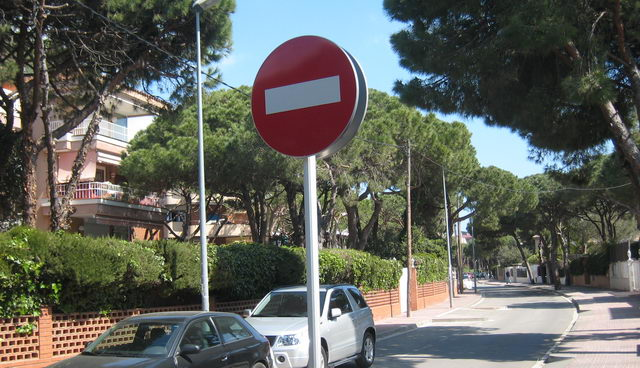
#> input picture dataset/real/prohibido_paso.jpg, 640 x 368 px
$ python circulos.py
#> lines starting #> are read from the running program, lines starting #| are printed output that depends on the picture; after the words box and inside, x2 and y2 are one past the last pixel; in counts of white or black regions, pixels touching at a corner belong together
#> further down, img is the input picture: shape (368, 640, 3); mean B, G, R 93.1, 100.2, 97.4
import cv2
import numpy as np
import glob


def detectar_rojo(img):
    img_hsv = cv2.cvtColor(img, cv2.COLOR_BGR2HSV)
#> img_hsv: shape (368, 640, 3); mean H, S, V 62, 62.4, 109.6

    # Limites de rojo
    low_red1 = np.array([0, 50, 50])
    up_red1 = np.array([25, 255, 255])
    low_red2 = np.array([155, 50, 50])
    up_red2 = np.array([180, 255, 255])

    mask1 = cv2.inRange(img_hsv, low_red1, up_red1)
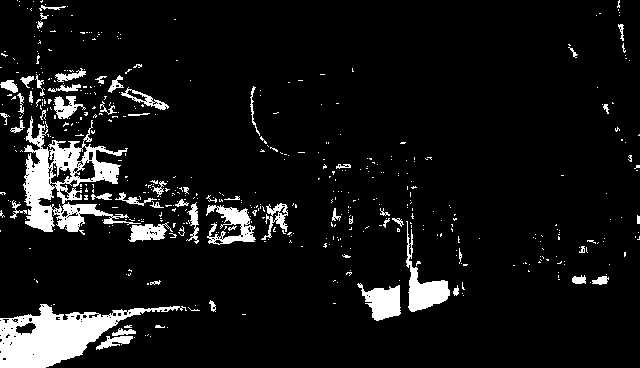
#> mask1: shape (368, 640); 8.2% white; 512 white regions (452 under 20 px), largest, box (x1, y1, x2, y2) and area: (0, 304, 187, 368) 5029, (23, 116, 141, 235) 4888, (406, 221, 450, 312) 1253
    mask2 = cv2.inRange(img_hsv, low_red2, up_red2)
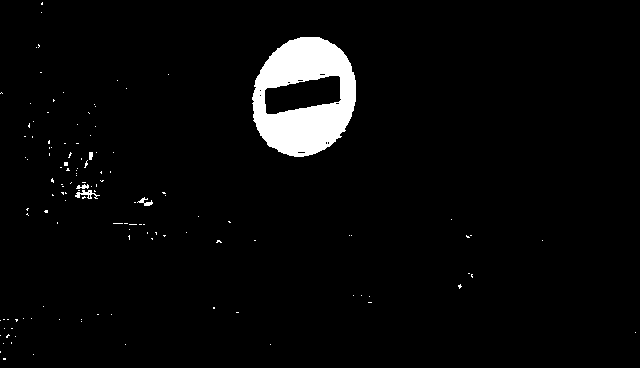
#> mask2: shape (368, 640); 3.6% white; 128 white regions (123 under 20 px), largest, box (x1, y1, x2, y2) and area: (252, 37, 356, 157) 7779, (75, 190, 100, 199) 96, (137, 197, 153, 206) 60, (76, 184, 89, 189) 40, (89, 152, 93, 160) 29

    end = cv2.bitwise_or(mask1, mask2)
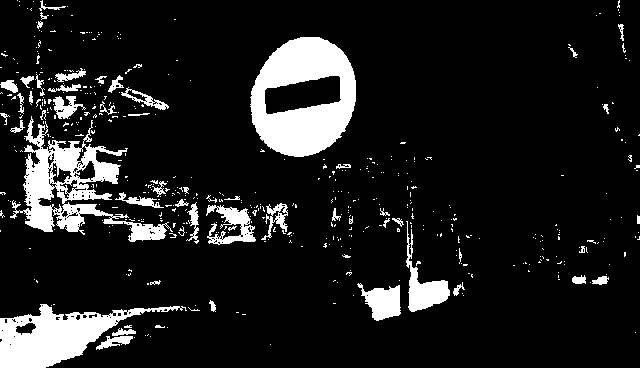
#> end: shape (368, 640); 11.8% white; 502 white regions (446 under 20 px), largest, box (x1, y1, x2, y2) and area: (250, 37, 356, 157) 7961, (10, 116, 173, 242) 5983, (0, 304, 187, 368) 5075

    return end


for file in glob.glob('../dataset/real/prohibido_paso.jpg'):
    img = cv2.imread(file)

    mask = detectar_rojo(img)
    #end2 = cv2.bitwise_and(img, img, mask=mask)

    mask = cv2.GaussianBlur(mask, (9, 9), 2, 2)
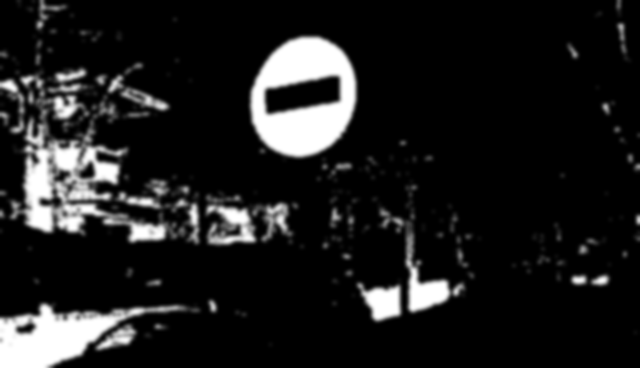
#> mask: shape (368, 640); min 0, max 255, mean 30
    cv2.imshow('imagen', mask), cv2.waitKey(0)

    circulos = cv2.HoughCircles(mask, cv2.HOUGH_GRADIENT, 1, 20,  param2=30, minRadius=5, maxRadius=(int)(img.shape[0] / 4))
#> circulos = 16 rows, first 8: [297.5, 102.5, 53.4], [129.5, 171.5, 74.9], [107.5, 145.5, 70.5], [100.5, 169.5, 52.7], [308.5, 84.5, 48.4], [127.5, 144.5, 52.9], [53.5, 107.5, 34.9], [160.5, 154.5, 70.5]

    if circulos is not None:
        circulos = np.uint16(np.around(circulos))
#> circulos = 16 rows, first 8: [298, 102, 53], [130, 172, 75], [108, 146, 70], [100, 170, 53], [308, 84, 48], [128, 144, 53], [54, 108, 35], [160, 154, 70]
        regiones = []
        for i in circulos[0, :]:
            radio = i[2]
            esq = [i[0] - radio, i[1] - radio]
            aux = cv2.resize(img[esq[1]:(esq[1] + radio*2), esq[0]:(esq[0] + radio*2)], (500, 500))
            regiones.append(aux)
#> this loop made 16 passes
#> (i, radio, esq) on passes 1 to 12: ([298, 102, 53], 53, [245, 49]), ([130, 172, 75], 75, [55, 97]), ([108, 146, 70], 70, [38, 76]), ([100, 170, 53], 53, [47, 117]), ([308, 84, 48], 48, [260, 36]), ([128, 144, 53], 53, [75, 91]), ([54, 108, 35], 35, [19, 73]), ([160, 154, 70], 70, [90, 84]), ([60, 132, 34], 34, [26, 98]), ([74, 108, 36], 36, [38, 72]), ([52, 170, 29], 29, [23, 141]), ([68, 70, 44], 44, [24, 26])
#> pass 1, `aux = cv2.resize(img[esq[1]:(esq[1] + radio*2), esq[0]:(esq[0] + radio..`:
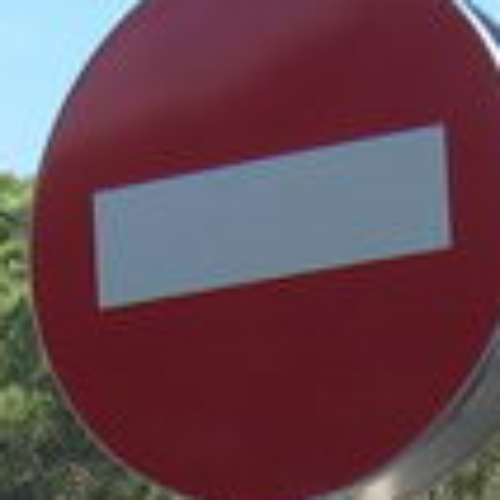
#> aux: shape (500, 500, 3); mean B, G, R 78.8, 68.8, 102.8
#> pass 2, `aux = cv2.resize(img[esq[1]:(esq[1] + radio*2), esq[0]:(esq[0] + radio..`:
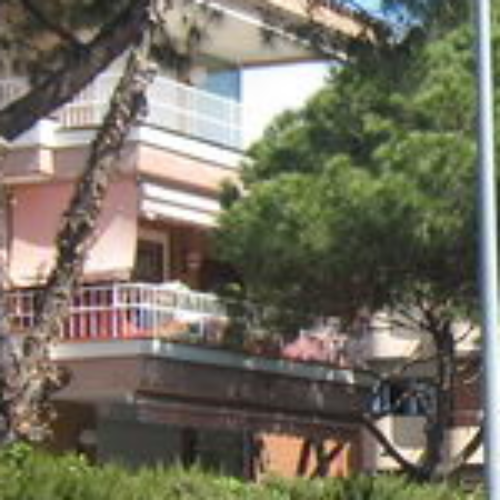
#> aux: shape (500, 500, 3); mean B, G, R 98.6, 113.4, 117.6
#> pass 3, `aux = cv2.resize(img[esq[1]:(esq[1] + radio*2), esq[0]:(esq[0] + radio..`:
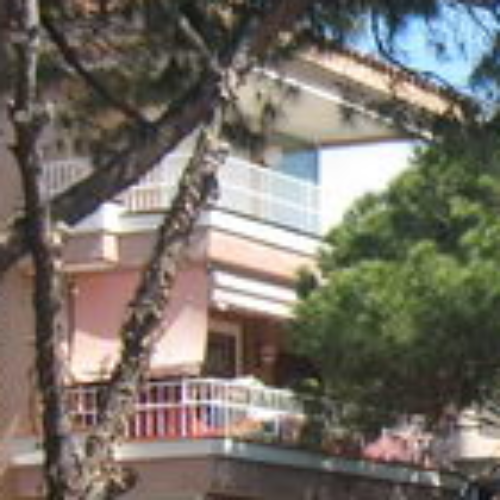
#> aux: shape (500, 500, 3); mean B, G, R 104.4, 113.4, 119.4
#> after the loop, regiones = 16 items

#> (the run stopped early here; a loop or call above may not have finished)

$ run again, with dataset/real/ceda.jpg copied over dataset/real/prohibido_paso.jpg
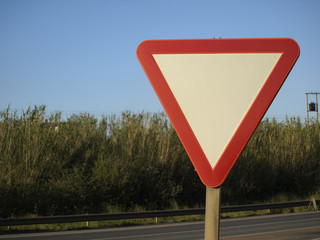
#> input picture dataset/real/ceda.jpg, 320 x 240 px
#> img is the input picture: shape (240, 320, 3); mean B, G, R 107.2, 106.3, 107.2
#> img_hsv: shape (240, 320, 3); mean H, S, V 53.9, 95.9, 132
#> in detectar_rojo, `mask1 = cv2.inRange(img_hsv, low_red1, up_red1)`:
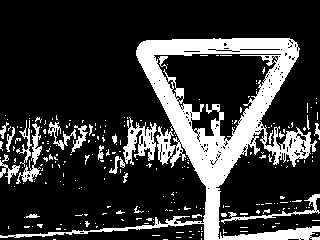
#> mask1: shape (240, 320); 21.1% white; 248 white regions (223 under 20 px), largest, box (x1, y1, x2, y2) and area: (0, 38, 320, 240) 12305, (123, 117, 157, 165) 745, (16, 123, 42, 184) 406
#> mask2: shape (240, 320); 0.29% white in thin lines or dots, all inside (x1, y1, x2, y2) = (138, 38, 300, 176)
#> end: shape (240, 320); 21.4% white; 248 white regions (223 under 20 px), largest, box (x1, y1, x2, y2) and area: (0, 38, 320, 240) 12526, (123, 117, 157, 165) 745, (16, 123, 42, 184) 406
#> `circulos = cv2.HoughCircles(mask, cv2.HOUGH_GRADIENT, 1, 20,  param2=3..`: circulos = [[55.5, 144.5, 22.4], [19.5, 146.5, 13.8]]
#> `circulos = np.uint16(np.around(circulos))`: circulos = [[56, 144, 22], [20, 146, 14]]
#> the loop `for i in circulos[0, :]:` made 2 passes
#> (i, radio, esq) on passes 1 to 2: ([56, 144, 22], 22, [34, 122]), ([20, 146, 14], 14, [6, 132])
#> pass 2, `aux = cv2.resize(img[esq[1]:(esq[1] + radio*2), esq[0]:(esq[0] + radio..`:
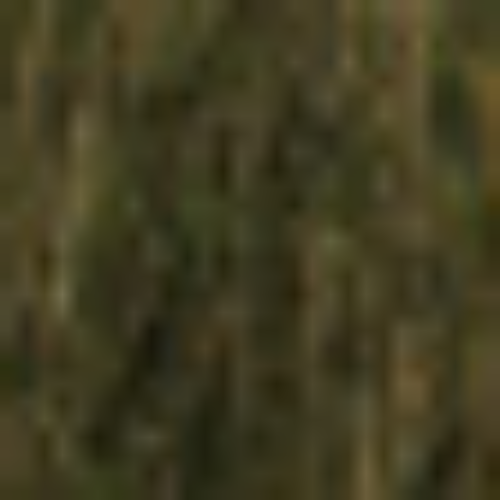
#> aux: shape (500, 500, 3); mean B, G, R 33, 60.8, 65
#> after the loop `for i in circulos[0, :]:`: regiones = 2 items

$ run again, with dataset/real/ceda3.JPG copied over dataset/real/prohibido_paso.jpg
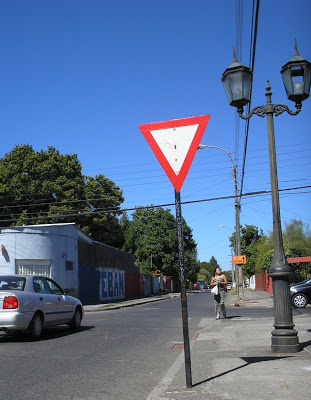
#> input picture dataset/real/ceda3.JPG, 311 x 400 px
#> img is the input picture: shape (400, 311, 3); mean B, G, R 147.2, 111.5, 88.1
#> img_hsv: shape (400, 311, 3); mean H, S, V 90.1, 101, 152.8
#> mask1: shape (400, 311); 1.4% white; 111 white regions (100 under 20 px), largest, box (x1, y1, x2, y2) and area: (150, 136, 191, 190) 384, (254, 269, 273, 295) 307, (209, 268, 228, 287) 165
#> mask2: shape (400, 311); 0.96% white in thin lines or dots, all inside (x1, y1, x2, y2) = (2, 115, 311, 348)
#> end: shape (400, 311); 2.3% white; 62 white regions (51 under 20 px), largest, box (x1, y1, x2, y2) and area: (138, 115, 210, 193) 1613, (254, 269, 273, 295) 340, (209, 268, 228, 287) 169
#> `mask = cv2.GaussianBlur(mask, (9, 9), 2, 2)`:
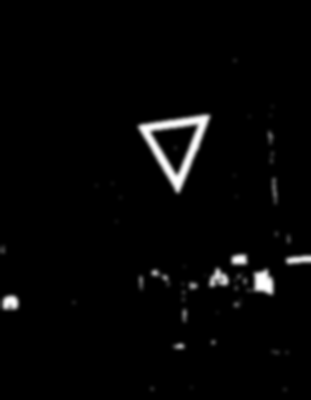
#> mask: shape (400, 311); min 0, max 255, mean 5.9
#> circulos = None
